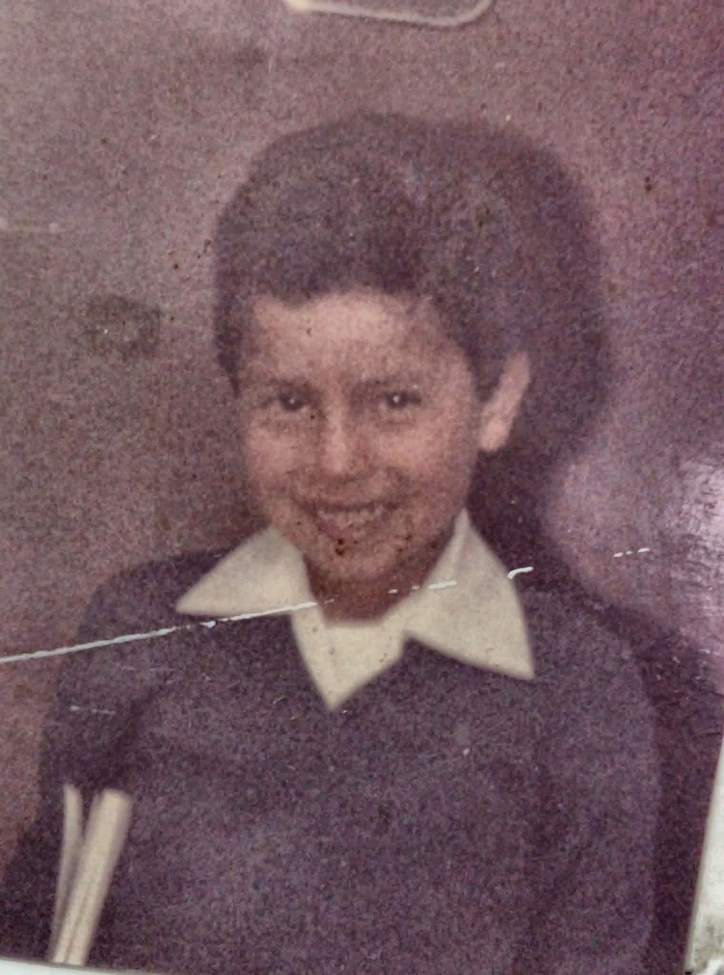
#> input picture backend/salida.png, 724 x 975 px, shrunk from 1520 x 2048 before the run
$ python -i quality.py   (imports and definitions only)   (older library calls are emulated)
#> lines starting #> are read from the running program, lines starting #| are printed output that depends on the picture
"""Parte 2: métricas de calidad y diagnóstico de una foto.

Dos usos dentro del álbum:
  - `mse` y `psnr` miden cuánto se parece una restauración al original sin
    daño. Son las métricas de los experimentos comparativos: mediana contra bilateral, inpainting TELEA contra NS.
  - `diagnose` es el "triage" de la restauración: dice qué tan
    borrosa y qué tan ruidosa está la foto para decidir cómo tratarla.

"""

from __future__ import annotations

from dataclasses import dataclass

import cv2
import numpy as np

BLURRY_SHARPNESS = 100.0  # por debajo de esto la foto se considera borrosa
NOISY_STD = 10.0          # por encima de esto la foto se considera ruidosa
MEDIAN_KERNEL = 5         # ventana impar para estimar el ruido


def mse(a: np.ndarray, b: np.ndarray) -> float:
    """Error cuadrático medio entre dos imágenes del mismo tamaño.

    Imágenes idénticas → 0.0.
    """
    if a.shape != b.shape:
        raise ValueError(f"Las imágenes deben tener el mismo tamaño: {a.shape} contra {b.shape}.")

    # Cast a float64 indispensable: en uint8, 10 - 20 da 246 (módulo 256).
    diff = a.astype(np.float64) - b.astype(np.float64)
    return float(np.mean(diff ** 2))


def psnr(a: np.ndarray, b: np.ndarray, max_val: float = 255.0) -> float:
    """Peak Signal-to-Noise Ratio en decibeles (más alto = más parecidas).

    Imágenes idénticas → float("inf").
    """
    error = mse(a, b)
    if error == 0.0:
        return float("inf")
    return float(20.0 * np.log10(max_val / np.sqrt(error)))


@dataclass(frozen=True)
class QualityReport:
    """El diagnóstico de una foto."""

    sharpness: float        # varianza del Laplaciano (más alto = más nítida)
    noise: float            # desvío estándar estimado del ruido (0..255)
    mean_brightness: float  # brillo promedio del gris (0..255)
    blurry: bool            # sharpness por debajo del umbral elegido
    noisy: bool             # noise por encima del umbral elegido


def diagnose(image: np.ndarray) -> QualityReport:
    """Analiza la foto y decide si está borrosa y/o ruidosa."""
    gray = cv2.cvtColor(image, cv2.COLOR_RGB2GRAY)
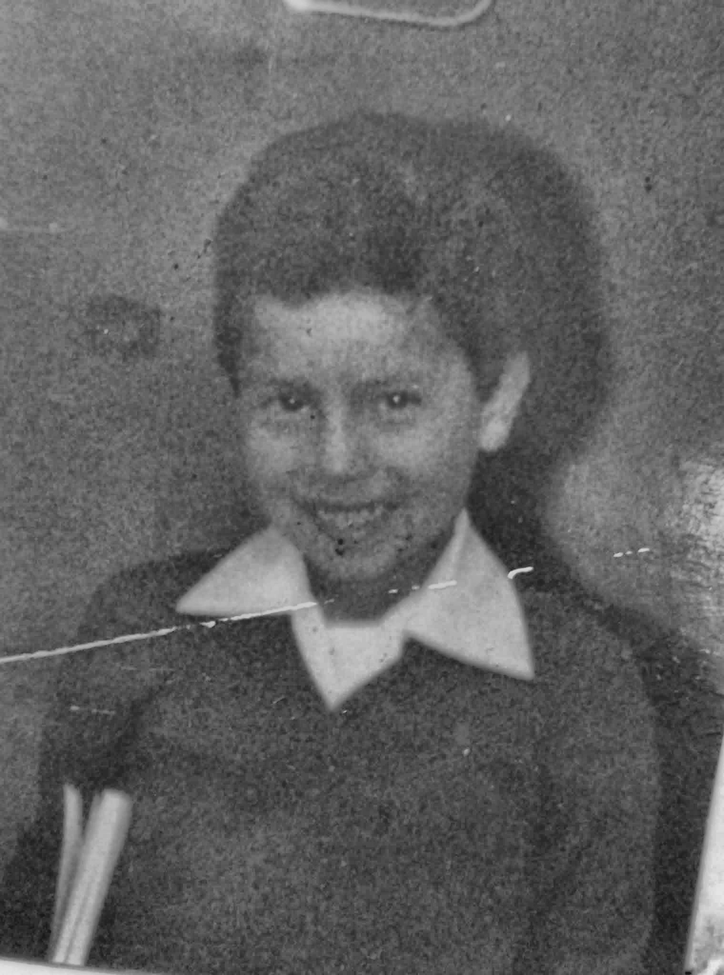
#> gray: shape (975, 724); min 18, max 232, mean 98.2

    # Nitidez: los bordes nítidos dan un Laplaciano con mucha varianza;
    # el desenfoque los aplana y la varianza cae.
    sharpness = float(cv2.Laplacian(gray, cv2.CV_64F).var())
#> sharpness = 79.18

    # Ruido fino: la mediana lo elimina, así que sobrevive en la diferencia.
    smooth = cv2.medianBlur(gray, MEDIAN_KERNEL)
    noise = float(np.std(gray.astype(np.float64) - smooth.astype(np.float64)))
#> noise = 4.14

    return QualityReport(
        sharpness=sharpness,
        noise=noise,
        mean_brightness=float(gray.mean()),
        blurry=sharpness < BLURRY_SHARPNESS,
        noisy=noise > NOISY_STD,
    )

>>> import cv2
>>> picture = cv2.cvtColor(cv2.imread('../salida.png'), cv2.COLOR_BGR2RGB)
>>> result = diagnose(picture)
